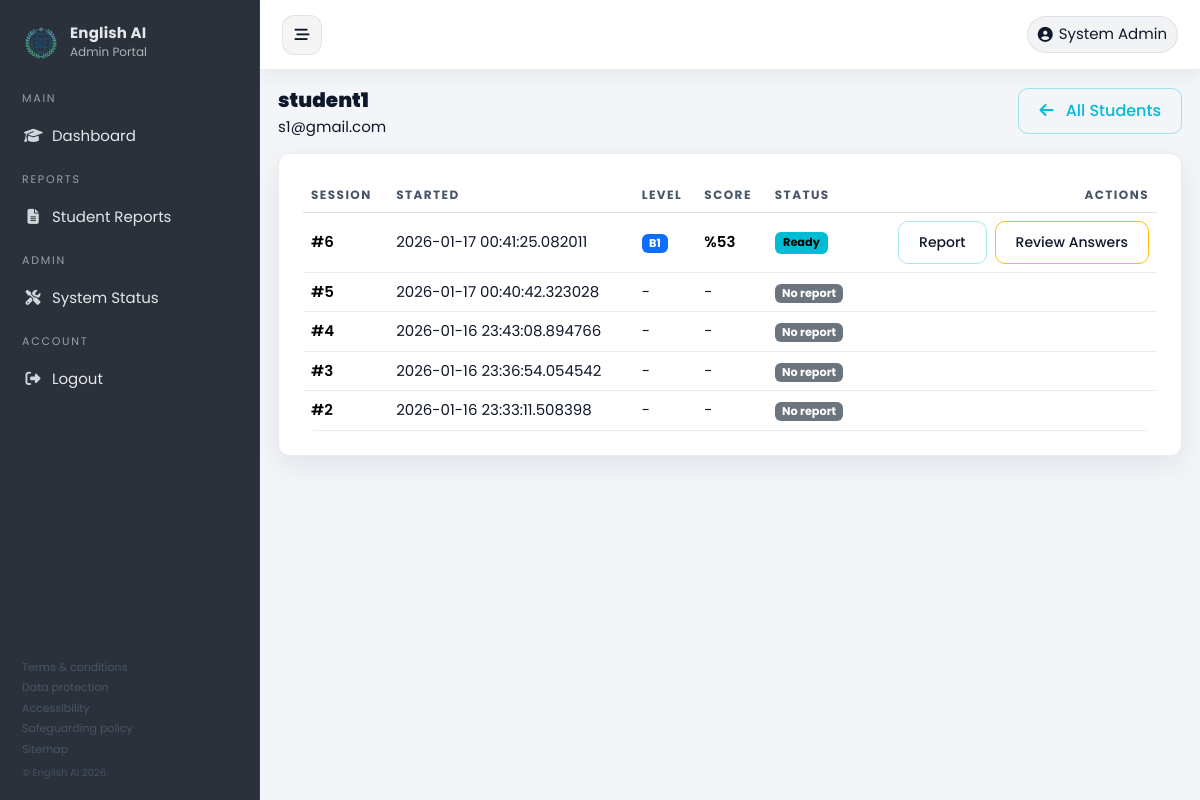
Screenshot of /instructor/student/4/reports (signed in) with the database file from the repository.
### app/models.py (models this page shows, shortened)
class User(UserMixin, db.Model):
    __tablename__ = 'users'
    id = db.Column(db.Integer, primary_key=True)
    name = db.Column(db.String(100))
    email = db.Column(db.String(120), unique=True, index=True)
    password_hash = db.Column(db.String(128))
    role = db.Column(db.Enum(UserRole), default=UserRole.STUDENT)
    type = db.Column(db.String(50))
    __mapper_args__ = {'polymorphic_identity': 'user', 'polymorphic_on': type}

class TestSession(db.Model):
    __tablename__ = 'test_sessions'
    id = db.Column(db.Integer, primary_key=True)
    user_id = db.Column(db.Integer, db.ForeignKey('users.id'), nullable=False)
    start_time = db.Column(db.DateTime, default=datetime.utcnow)
    end_time = db.Column(db.DateTime)
    is_completed = db.Column(db.Boolean, default=False)
    current_module = db.Column(db.Enum(ModuleType), default=ModuleType.GRAMMAR)
    current_question_index = db.Column(db.Integer, default=0)
    current_difficulty = db.Column(db.Enum(CEFRLevel), default=CEFRLevel.A1)
    responses = db.relationship('Response', backref='session', lazy='dynamic')
    module_attempts = db.relationship('SessionModuleAttempt', backref='session', lazy='dynamic')
    session_questions = db.relationship('SessionQuestion', backref='session', lazy='dynamic')
    technical_events = db.relationship('TechnicalEvent', backref='session', lazy='dynamic')

class Report(db.Model):
    __tablename__ = 'reports'
    id = db.Column(db.Integer, primary_key=True)
    session_id = db.Column(db.Integer, db.ForeignKey('test_sessions.id'))
    score = db.Column(db.Float)
    level_result = db.Column(db.Enum(CEFRLevel))
    ai_feedback = db.Column(db.Text)  # Long report written by AI
    status = db.Column(db.Enum(ReportStatus), default=ReportStatus.PENDING, nullable=False)
    created_at = db.Column(db.DateTime, default=datetime.utcnow, nullable=False)
    updated_at = db.Column(db.DateTime, default=datetime.utcnow, nullable=False, onupdate=datetime.utcnow)
    ai_error = db.Column(db.Text)
    learning_plan = db.Column(db.Text)
    learning_plan_error = db.Column(db.Text)
    target_level = db.Column(db.Enum(CEFRLevel))
    target_weeks = db.Column(db.Integer)
    goal_note = db.Column(db.Text)
    module_stats_json = db.Column(db.Text)

### app/controllers/instructor_controller.py (the view)
@instructor_bp.route("/instructor/student/<int:student_id>/reports")
@login_required
@instructor_required
def student_reports(student_id: int):
    student = Student.query.get_or_404(student_id)
    sessions = TestSession.query.filter_by(user_id=student.id).order_by(TestSession.start_time.desc()).all()
    reports = []
    for sess in sessions:
        reports.append({"session": sess, "report": Report.query.filter_by(session_id=sess.id).first()})
    return render_template("instructor_student_reports.html", student=student, rows=reports)

### app/controllers/instructor_controller.py (called while the page is built)
def instructor_required(func):
    @wraps(func)
    def decorated_view(*args, **kwargs):
        if not current_user.is_authenticated:
            return redirect(url_for("auth.login"))
        if current_user.role not in (UserRole.ADMIN, UserRole.INSTRUCTOR):
            flash("You do not have permission to access this page.", "danger")
            return redirect(url_for("auth.dashboard"))
        return func(*args, **kwargs)
    return decorated_view

### app/templates/instructor_student_reports.html
{% extends "base.html" %}
{% block content %}
<div class="panel-head">
    <div>
        <h2 class="panel-title">{{ student.name }}</h2>
        <div class="panel-subtitle">{{ student.email }}</div>
    </div>
    <div class="panel-actions">
        <a class="btn btn-outline-light" href="{{ url_for('instructor.all_reports') }}">
            <i class="fa-solid fa-arrow-left me-2"></i> All Students
        </a>
    </div>
</div>
<div class="glass-card p-3 p-md-4">
    <div class="table-responsive">
        <table class="table table-modern table-hover align-middle mb-0">
            <thead>
                <tr>
                    <th>Session</th>
                    <th>Started</th>
                    <th>Level</th>
                    <th>Score</th>
                    <th>Status</th>
                    <th class="text-end">Actions</th>
                </tr>
            </thead>
            <tbody>
                {% for row in rows %}
                <tr>
                    <td class="text-white fw-semibold">#{{ row.session.id }}</td>
                    <td class="text-muted">{{ row.session.start_time }}</td>
                    <td>
                        {% if row.report %}
                            <span class="badge bg-primary">{{ row.report.level_result.value }}</span>
                        {% else %}
                            <span class="text-muted">-</span>
                        {% endif %}
                    </td>
                    <td>
                        {% if row.report %}
                            <span class="text-white fw-semibold">%{{ row.report.score | int }}</span>
                        {% else %}
                            <span class="text-muted">-</span>
                        {% endif %}
                    </td>
                    <td>
                        {% if row.report %}
                            <span class="badge bg-light text-dark">{{ row.report.status.value }}</span>
                        {% else %}
                            <span class="badge bg-secondary">No report</span>
                        {% endif %}
                    </td>
                    <td class="text-end">
                        <div class="d-inline-flex gap-2">
                            {% if row.report %}
                                <a class="btn btn-sm btn-outline-light" href="{{ url_for('report.show_result', session_id=row.session.id) }}">
                                    Report
                                </a>
                            {% endif %}
                            {% if row.session.is_completed %}
                                <a class="btn btn-sm btn-outline-warning" href="{{ url_for('instructor.review_session', session_id=row.session.id) }}">
                                    Review Answers
                                </a>
                            {% endif %}
                        </div>
                    </td>
                </tr>
                {% endfor %}
            </tbody>
        </table>
    </div>
</div>
{% endblock %}

### app/templates/base.html (shortened to what this page needs)
<!DOCTYPE html>
<html lang="en">
<head>
    <link href="https://cdn.jsdelivr.net/npm/bootstrap@5.3.0/dist/css/bootstrap.min.css" rel="stylesheet">
    <link rel="stylesheet" href="https://cdnjs.cloudflare.com/ajax/libs/font-awesome/6.4.0/css/all.min.css">
    <link rel="stylesheet" href="{{ url_for('static', filename='css/style.css') }}">
    <link rel="stylesheet" href="{{ url_for('static', filename='css/modern.css') }}">
</head>
<body>
    {% set is_authed = current_user.is_authenticated %}
    {% set public_full_bleed = public_full_bleed|default(false) %}
    {% if is_authed %}
    <div class="app-shell">
        <aside class="sidebar" id="sidebar">
            <a class="brand" href="{{ url_for('auth.logout') }}">
                <div class="logo brand-logo">
                    <img class="brand-logo-img" src="{{ url_for('static', filename='img/logo.png') }}"
                        onerror="this.onerror=null;this.src='{{ url_for('static', filename='img/logo.svg') }}';"
                        alt="English AI">
                </div>
                <div class="brand-text">
                    <div class="title">
                        {% if current_user.role.value == 'Student' %}English AI Student Portal{% else %}English AI{%
                        endif %}
                    </div>
                    <div class="subtitle">
                        {% if current_user.role.value != 'Student' %}{{ current_user.role.value }} Portal{% endif %}
                    </div>
                </div>
            </a>
            <div class="sidebar-menu">
                <div class="side-section-title">Main</div>
                <a class="nav-item-link" href="{{ url_for('auth.dashboard') }}" title="Dashboard">
                    <i class="fa-solid fa-graduation-cap"></i><span class="nav-label">Dashboard</span>
                </a>
                {% if current_user.role.value in ['Instructor', 'Admin'] %}
                <div class="side-section-title">Reports</div>
                <a class="nav-item-link" href="{{ url_for('instructor.all_reports') }}" title="Student Reports">
                    <i class="fa-solid fa-file-lines"></i><span class="nav-label">Student Reports</span>
                </a>
                {% endif %}
                {% if current_user.role.value == 'Admin' %}
                <div class="side-section-title">Admin</div>
                <a class="nav-item-link" href="{{ url_for('admin.system_status') }}" title="System Status">
                    <i class="fa-solid fa-screwdriver-wrench"></i><span class="nav-label">System Status</span>
                </a>
                {% endif %}
                <div class="side-section-title">Account</div>
                <a class="nav-item-link" href="{{ url_for('auth.logout') }}" title="Logout">
                    <i class="fa-solid fa-right-from-bracket"></i><span class="nav-label">Logout</span>
                </a>
            </div>
            <div class="sidebar-footer" aria-label="Sidebar footer">
                <div class="footer-links" aria-label="Footer links">
                    <a href="#">Terms &amp; conditions</a>
                    <a href="#">Data protection</a>
                    <a href="#">Accessibility</a>
                    <a href="#">Safeguarding policy</a>
                    <a href="#">Sitemap</a>
                </div>
                <div class="footer-copy">© English AI 2026</div>
            </div>
        </aside>
        <main class="content">
            <header class="topbar">
                <div class="topbar-left">
                    <button class="icon-btn d-none d-lg-inline-flex" id="sidebarToggle" type="button"
                        aria-label="Toggle sidebar" aria-controls="sidebar" aria-expanded="true">
                        <i class="fa-solid fa-bars-staggered"></i>
                    </button>
                </div>
                <div class="right">
                    <span class="pill">
                        <i class="fa-solid fa-user-circle"></i> {{ current_user.name }}
                    </span>
                </div>
            </header>
            <div class="page">
                {% elif public_full_bleed %}
                <div class="public-shell">
                    {% else %}
                    <div class="auth-shell">
                        <div class="auth-card p-4 p-md-5">
                            {% endif %}
                            {% block content %}{% endblock %}
                            {% if is_authed %}
                        </div>
        </main>
    </div>
    {% elif public_full_bleed %}
    </div>
    {% else %}
    </div>
    </div>
    {% endif %}
</body>
</html>

### app/static/css/style.css (style rules this page uses)
body { font-family: 'Poppins', sans-serif; background-color: #0b1324; min-height: 100vh; display: flex; flex-direction: column; }
.btn { border-radius: 10px; padding: 10px 20px; font-weight: 500; }

### rows the page displays
User: role.value "Admin", name "System Admin"
User: name "student1", email "s1@gmail.com"
TestSession: session.id "6", session.start_time "2026-01-17 00:41:25.082011"
Report: report.level_result.value "B1", report.score "53", report.status.value "Ready"
TestSession: session.id "5", session.start_time "2026-01-17 00:40:42.323028"
TestSession: session.id "4", session.start_time "2026-01-16 23:43:08.894766"
TestSession: session.id "3", session.start_time "2026-01-16 23:36:54.054542"
TestSession: session.id "2", session.start_time "2026-01-16 23:33:11.508398"
